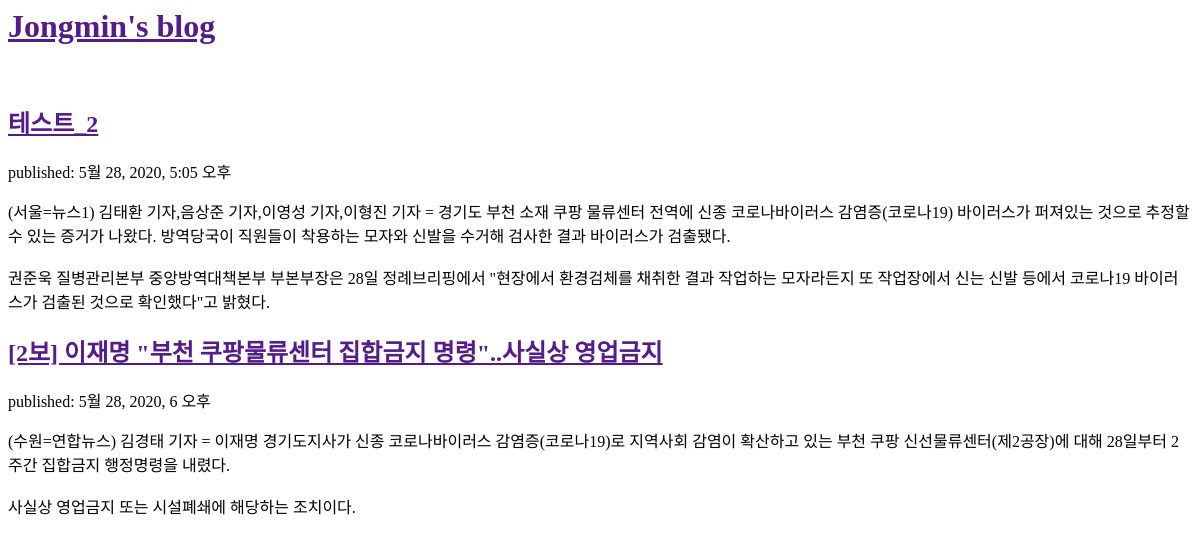
Before: / with the older database file.
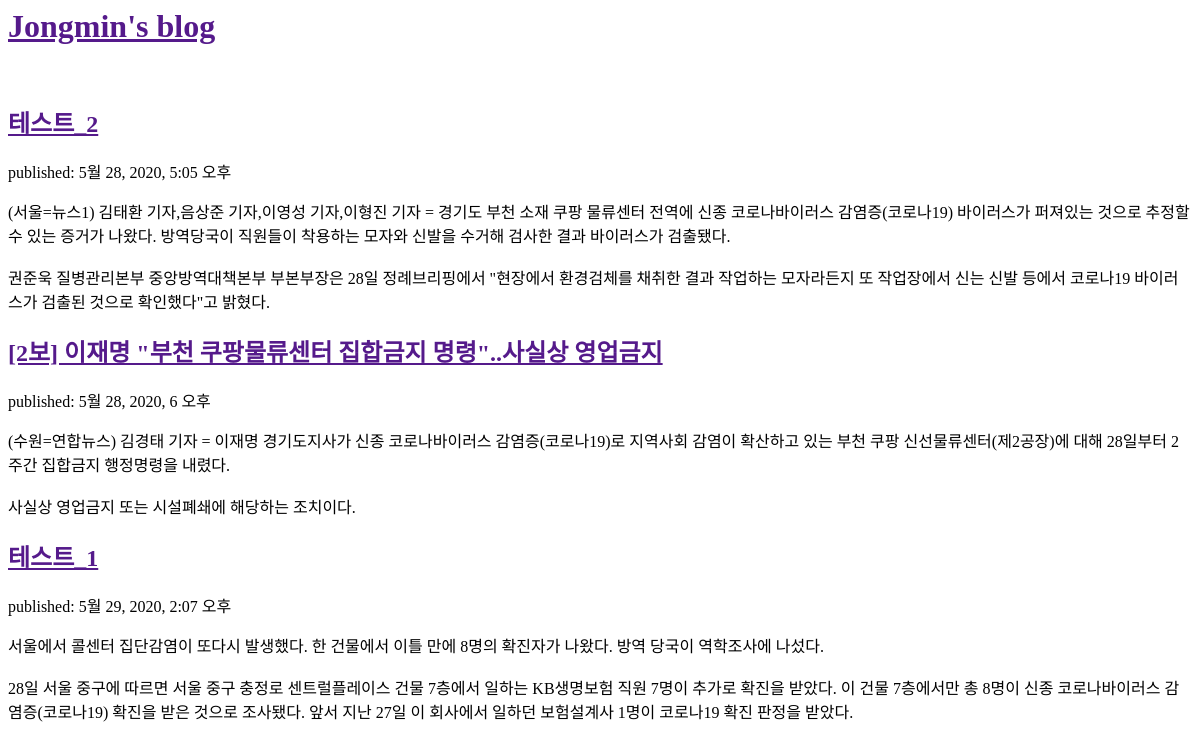
After: the same page with the newer database file.
### blog/models.py (models this page shows, shortened)
class Post(models.Model):
    author = models.ForeignKey(
        settings.AUTH_USER_MODEL, on_delete=models.CASCADE)
    title = models.CharField(max_length=200)
    text = models.TextField()
    created_date = models.DateTimeField(default=timezone.now)
    published_date = models.DateTimeField(blank=True, null=True)

### blog/views.py (the view)
# urls.py: path('', views.post_list, name='post_list'),
def post_list(request):
    posts = Post.objects.filter(
        published_date__lte=timezone.now()).order_by('published_date')
    return render(request, 'blog/post_list.html', {'posts': posts})

### blog/templates/blog/post_list.html (shortened to what this page needs)
<html>
  <head>
  </head>
  <body>
    <div>
      <h1><a href="">Jongmin's blog</a></h1>
    </div>
    <br />
    {% for post in posts %}
    <div>
      <h2><a href="">{{ post.title }}</a></h2>
      <p>published: {{ post.published_date }}</p>
      <p>{{ post.text|linebreaksbr }}</p>
    </div>
    {% endfor %}
  </body>
</html>

Changed rows visible on the page:
now on this page (row edited): Post: title "테스트_1", published_date "5월 29, 2020, 2:07 오후", text "서울에서 콜센터 집단감염이 또다시 발생했다. 한 건물에서 이틀 만에 8명의 확진자가 나왔다. 방역 당국이 역학조사에 나섰다. 28일 서울 중구에 따르면 서울 중구 충정로 센트럴플레이스 건물 7층에서 일하는 KB생명보험 직원 7명이 추가로 확진을 받았다. 이 건물 7층에서만 총 8명이 신종 코로나바이러스 감염증(코로나19) 확진을 받은 것으로 조사됐다. 앞서 지난 27일 이 회사에서 일하던 보험설계사 1명이 코로나19 확진 판정을 받았다."
